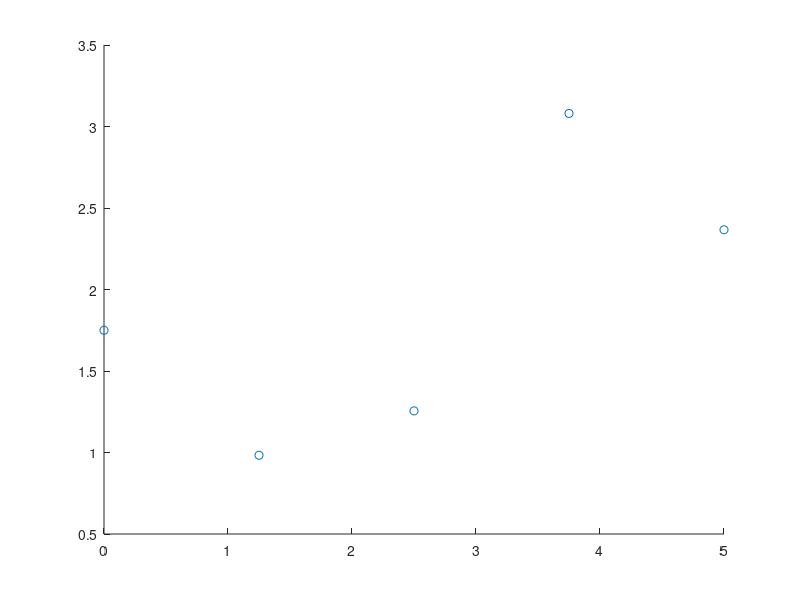

Source code (MATLAB): (Note: this script raises an error after producing the figure.)
close
clear
%%
% 1.)
x = [0 1.25 2.5 3.75 5];
fX = [1.7499 0.9830 1.2554 3.0802 2.3664];
% a)
scatter(x, fX);
hold on;
% b)
p = lSquares(x, fX, 3)
xs = linspace(min(x), max(x), 100);
px = polyval(p, xs);
plot(xs, px, 'red');

%%
% 2.)
close
clear
x = [1 2 3 5 6];
fx = [2 4 4 1 3];
% a)
scatter(x, fx);
hold on;
% b)
p = lSquares(x, fx, 4);
xs = linspace(min(x), max(x), 100);
px = polyval(p, xs);
plot(xs, px, 'red');
% c)
scatter(4, polyval(p, 4), 'green');

%%
% 3.)
close
clear
x = linspace(-pi, pi, 100);
f = @(x) x.^2 .* sin(x);
% a)
plot(x, f(x));
hold on;
% b)
xp = linspace(min(x), max(x), 4);
p = lSquares(xp, f(xp), 3);
px = polyval(p, x);
plot(x, px, 'red');
% c)
h = @(x) f(x) - polyval(p, x);
xp1 = Secant(h, -1/2, 1/2, 10^-5, 100)
scatter(xp1, f(xp1), 'green');


%%
% 4.)
close
clear
x = [0 1 2 3 4 5];
fx = [5 3 5 1 3 5];
% a)
scatter(x, fx);
hold on;
% b)
p = lSquares(x, fx, 5);
xs = linspace(min(x), max(x), 100);
px = polyval(p, xs);
plot(xs, px, 'red');
% c)
dp = polyder(p);
fp = @(x) polyval(p, x);
fdp = @(x) polyval(dp, x);
xMin = zeroFalsePosition(fdp, 3, 4, 10^-5)
xMax = zeroFalsePosition(fdp, 4, 5, 10^-5)
scatter([xMin, xMax], [fp(xMin), fp(xMax)], 'green');

%%
% 5.)
close
clear
f = @(x) x.^3 .* cos(x);
% a)
x = linspace(-pi/2, 5*pi/9, 6);
p = lSquares(x, f(x), 5);
xs = linspace(min(x), max(x), 100);
px = polyval(p, xs);
plot(xs, px, 'red');
hold on;
% b)
fp = @(x) polyval(p, x);
h = @(x) polyval(p, x) + 0.5;
x01 = zeroFalsePosition(h, min(xs), -1.25, 10^-5);
x02 = zeroFalsePosition(h, -1.25, -0.5, 10^-5);
x03 = zeroFalsePosition(h, 1, max(xs), 10^-5);
x0 = [x01; x02; x03]
scatter(x0, fp(x0), 'green');